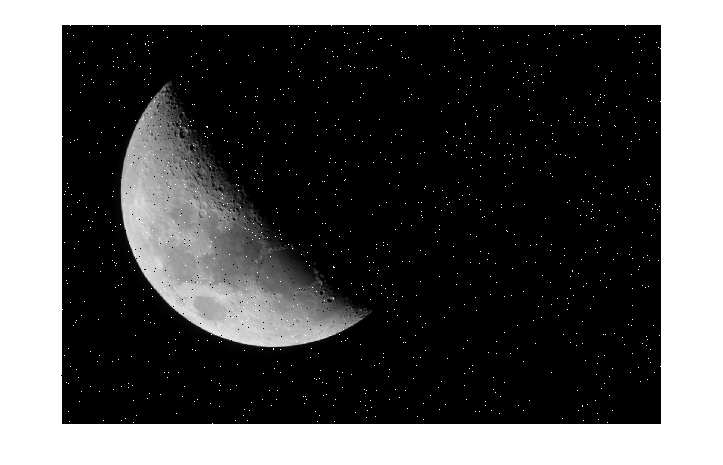
#> input picture PIM - Processamento de Imagens/Listas de Exercícios/Tarefa 2/Source/imagens/Lua1_gray.jpg, 723 x 465 px
$ python filtro_gaussiano.py
#> lines starting #> are read from the running program, lines starting #| are printed output that depends on the picture
import numpy as np
import cv2

def filtro_gaussiano(imagem, sigma):
    tamanho = 3
    nucleo = np.zeros((tamanho, tamanho))

    for i in range(tamanho):
        for j in range(tamanho):
            x = i - tamanho // 2
            y = j - tamanho // 2
            nucleo[i, j] = np.exp(-(x**2 + y**2) / (2 * sigma**2))

    nucleo /= np.sum(nucleo)

    altura, largura = imagem.shape
    imgResult = np.zeros((altura, largura), dtype=np.float32)

    for i in range(1, altura - 1):
        for j in range(1, largura - 1):
            patch = imagem[i - 1:i + 2, j - 1:j + 2]
            valor = np.sum(patch * nucleo)
            imgResult[i, j] = valor

    return imgResult.astype(np.uint8)

img = cv2.imread('imagens/Lua1_gray.jpg', cv2.IMREAD_GRAYSCALE)
#> img is the input picture: shape (465, 723); min 0, max 255, mean 87.2

imgResult1 = filtro_gaussiano(img, sigma=0.6)
#> after the loop in filtro_gaussiano, `for i in range(1, altura - 1):`:
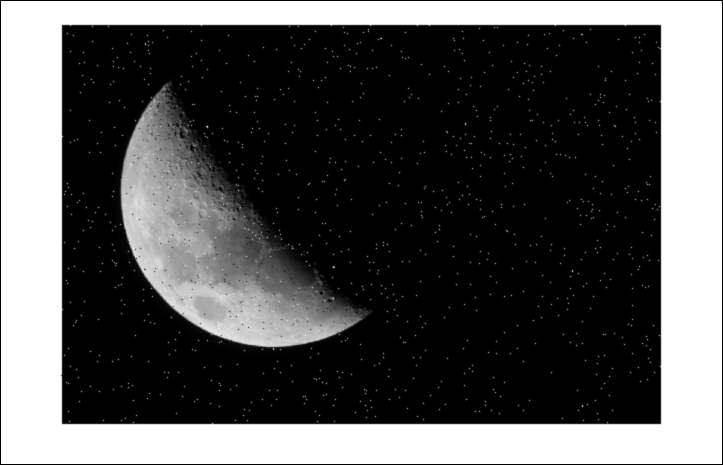
#> imgResult: shape (465, 723) float32; min 0, max 255, mean 85.4
imgResult2 = filtro_gaussiano(img, sigma=1.0)
imgResult3 = filtro_gaussiano(img, sigma=2.0)
imgResult4 = filtro_gaussiano(img, sigma=10.0)

cv2.imshow('sigma = 0.6', imgResult1)
cv2.imshow('sigma = 1.0', imgResult2)
cv2.imshow('sigma = 2.0', imgResult3)
cv2.imshow('sigma = 10.0', imgResult4)
cv2.waitKey(0)
cv2.destroyAllWindows()
